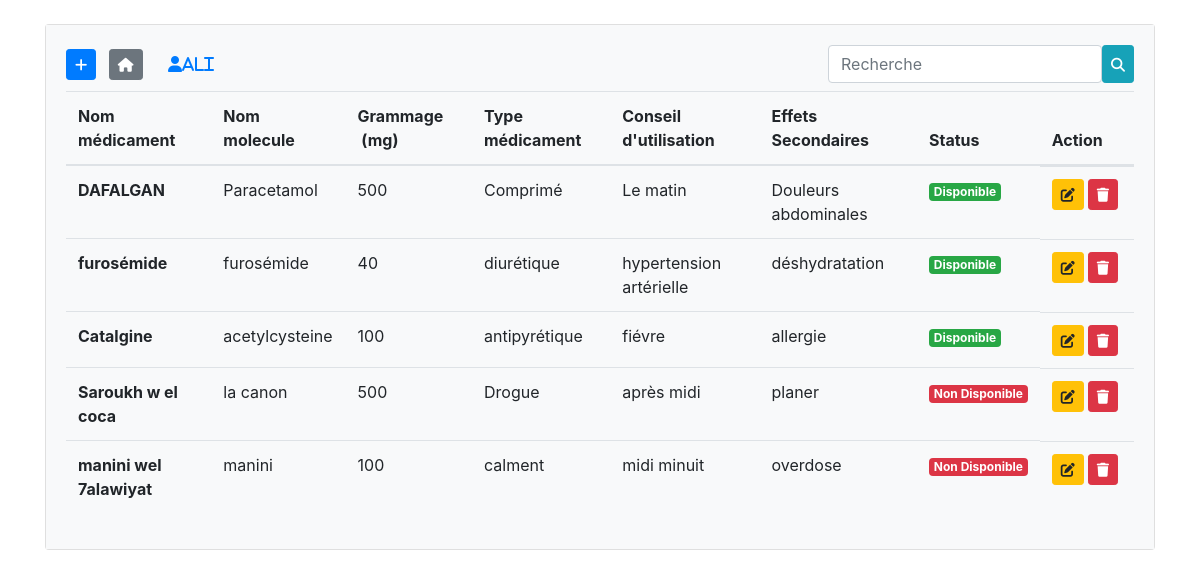
Screenshot of / (signed in) with the database file from the repository.
### tables this page shows
CREATE TABLE `ali` (
  `id` int(11) NOT NULL,
  `Nom_medicament` varchar(23) NOT NULL,
  `Nom_molecule` varchar(30) NOT NULL,
  `Grammage` int(30) NOT NULL,
  `Type_medicament` varchar(30) NOT NULL,
  `Conseil_utilisation` text NOT NULL,
  `Effets_secondaires` text NOT NULL,
  `status` tinyint(4) NOT NULL DEFAULT 1
);

### controllers/homecontroller.php (called while the page is built)
<?php
class HomeController
{
	public function index($page)
	{
		include('views/'.$page.'.php');
	}
}
?>

### autoload.php (called while the page is built, shortened)
<?php
function autoload($class_name){
	$array_paths = array(
		'database/',
		'app/classes/',
		'models/',
		'controllers/'
	);
	$parts = explode('\\',$class_name);
	$name = array_pop($parts);
	foreach ($array_paths as $path) {
		$file = sprintf($path.'%s.php',$name);
	}
}
?>

### database/DB.php (called while the page is built)
<?php
class DB {
	static public function connect(){
		$db = new PDO("mysql:host=localhost;dbname=ali","root","");
		$db->exec("set names utf8");
		$db->setAttribute(PDO::ATTR_ERRMODE,PDO::ERRMODE_WARNING);
		return $db;
	}
}
?>

### models/medoc.php (called while the page is built, shortened)
<?php
class medoc
{
	static public function getAll()
	{
		$stmt = DB::connect()->prepare('SELECT * FROM ali ');
		$stmt->execute();
		return $stmt->fetchAll();
	}
}
?>

### controllers/medoccontroller.php (called while the page is built, shortened)
<?php
class medoccontroller{
	public function getAllmedoc()
	{
		$medoc = medoc::getAll();
		return $medoc;
	}
}
?>

### views/home.php (the view, shortened to what this page needs)
<?php
	if(isset($_POST['find'])){
		$data = new medoccontroller();
		$medoc = $data->findMedoc();
	}else{
			$data = new medoccontroller();
			$medoc = $data->getAllmedoc();
		}
?>
<div class="container">
	<div class="row my-4">
		<div class="col-md-12 mx-auto">
			<div class="card">
				<div class="card-body bg-light">
					<a href="<?php echo BASE_URL;?>add" class="btn btn-sm btn-primary mr-2 mb-2">
						<i class="fas fa-plus"></i>
					</a>
					<a href="<?php echo BASE_URL;?>" class="btn btn-sm btn-secondary mr-2 mb-2">
						<i class="fas fa-home"></i>
					</a>
					<a href="<?php echo BASE_URL;?>logout" title="Déconnexion" class="btn btn-link mr-2 mb-2">
						<i class="fas fa-user mr-2"><?php echo $_SESSION['username'];?></i>
					</a>
					<form method="post" class="float-right mb-2 d-flex flex-row">
						<input type="text" name="search" class="form-control" placeholder="Recherche">
						<button class="btn btn-info btn-sm" name="find" type="submit"><i class="fas fa-search"></i></button>
					</form>
					<table class="table table-hover">
					  <thead>
					    <tr>
					      <th scope="col">Nom médicament</th>
					      <th scope="col">Nom molecule</th>
					      <th scope="col">Grammage &nbsp;(mg)</th>
					      <th scope="col">Type médicament</th>
					      <th scope="col">Conseil d'utilisation</th>
					      <th scope="col">Effets Secondaires</th>
					      <th scope="col">Status</th>
					      <th scope="col">Action</th>
					    </tr>
					  </thead>
					  <tbody>
					    <?php foreach ($medoc as $medo):?>
						    <tr>
						      <th scope="row"><?php echo $medo['Nom_medicament'];?></th>
						      <td><?php echo $medo['Nom_molecule'];?></td>
						      <td><?php echo $medo['Grammage'];?></td>
						      <td><?php echo $medo['Type_medicament'];?></td>
						      <td><?php echo $medo['Conseil_utilisation'];?></td>
						      <td><?php echo $medo['Effets_secondaires'];?></td>
						      <td>
						      	<?php echo $medo['status']
						      		?
						      		'<span class="badge badge-success">Disponible</span>'
						      		:
						      			'<span class="badge badge-danger">Non Disponible</span>';
						      ;?></td>
						      <td class="d-flex flex-row">
						      	<form method="post" class="mr-1" action="update">
						      		<button class="btn btn-sm btn-warning"><i class="fa fa-edit"></i></button>
						      	</form>
						      	<form method="post" class="mr-1" action="delete">
						      		<button class="btn btn-sm btn-danger"><i class="fa fa-trash"></i></button>
						      	</form>
						      </td>
						    </tr>
						<?php endforeach;?>
					  </tbody>
					</table>
				</div>
			</div>
		</div>
	</div>
</div>

### views/includes/header.php (shortened to what this page needs)
<!DOCTYPE html>
<html>
<head>
	<link rel="stylesheet" href="https://cdn.jsdelivr.net/npm/bootstrap@4.3.1/dist/css/bootstrap.min.css">
	<link rel="stylesheet" href="https://cdnjs.cloudflare.com/ajax/libs/font-awesome/6.1.1/css/all.min.css">
</head>
<body>

### index.php
<?php
require_once './views/includes/header.php';
require_once './autoload.php';
require_once './controllers/homecontroller.php';
$home = new homecontroller();
$pages = ['home','add','update','delete','logout'];
if(isset($_SESSION['logged']) && $_SESSION['logged'] === true)
{
	if(isset($_GET['page'])){
		if(in_array($_GET['page'],$pages)){
			$page = $_GET['page'];
			$home->index($page);
		}else{
			include('views/includes/404.php');
		}
	}else{
		$home->index('home');
	}
	require_once './views/includes/footer.php';
}else if(isset($_GET['page']) && $_GET['page'] === 'register')
{
	$home->index('register');
}else{
	$home->index('login');
}

### views/includes/footer.php (shortened to what this page needs)
</body>
</html>

### rows the page displays
ali: Nom_medicament "DAFALGAN", Nom_molecule "Paracetamol", Grammage "500", Type_medicament "Comprimé", Conseil_utilisation "Le matin", Effets_secondaires "Douleurs abdominales", status "Disponible"
ali: Nom_medicament "furosémide", Nom_molecule "furosémide", Grammage "40", Type_medicament "diurétique", Conseil_utilisation "hypertension artérielle", Effets_secondaires "déshydratation", status "Disponible"
ali: Nom_medicament "Catalgine", Nom_molecule "acetylcysteine", Grammage "100", Type_medicament "antipyrétique", Conseil_utilisation "fiévre", Effets_secondaires "allergie", status "Disponible"
ali: Nom_medicament "Saroukh w el coca", Nom_molecule "la canon", Grammage "500", Type_medicament "Drogue", Conseil_utilisation "après midi", Effets_secondaires "planer", status "Non Disponible"
ali: Nom_medicament "manini wel 7alawiyat", Nom_molecule "manini", Grammage "100", Type_medicament "calment", Conseil_utilisation "midi minuit", Effets_secondaires "overdose", status "Non Disponible"

### other values shown
$_SESSION['username'] "ali"
